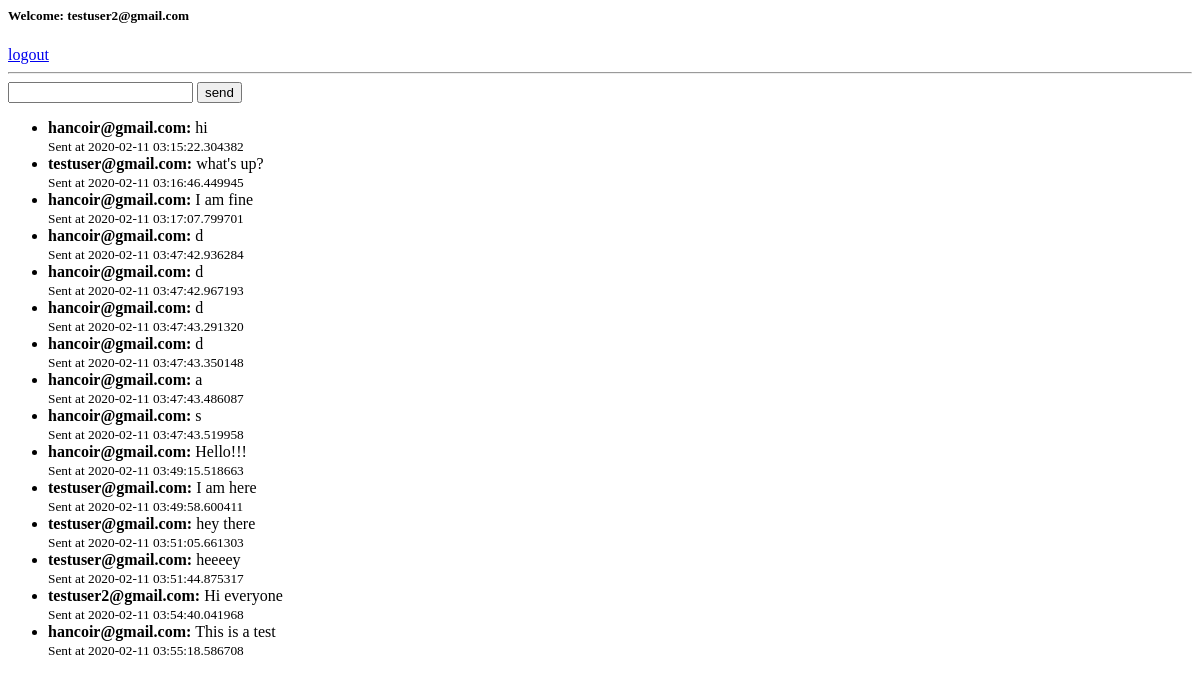
The page /chat (signed in) on the database as committed earlier.
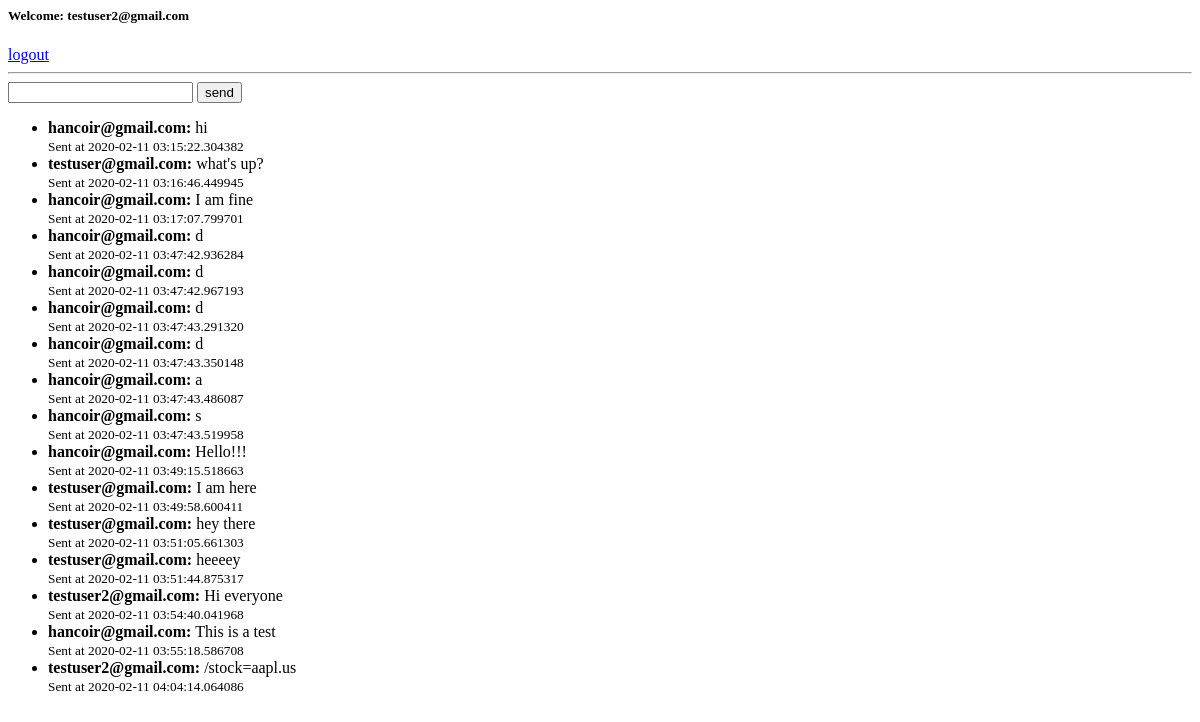
The same page on the database as committed later.
### app/models/user.py (models this page shows, shortened)
class User(DB.Model):
    id = DB.Column(DB.Integer, primary_key=True)
    email = DB.Column(DB.String(120), unique=True, nullable=False)
    password_hash = DB.Column(DB.String(128))

### app/models/message.py (models this page shows)
class Message(DB.Model):
    id = DB.Column(DB.Integer, primary_key=True)
    data = DB.Column(DB.String(1000))
    user_id = DB.Column(DB.Integer, DB.ForeignKey('user.id'), nullable=False)
    room_id = DB.Column(DB.Integer, DB.ForeignKey('room.id'), nullable=False)
    user = DB.relationship('User')
    room = DB.relationship('Room')
    posted_at = DB.Column(DB.DateTime, nullable=False, default=datetime.utcnow)

### app/handlers/room.py (the view)
@APP.route("/chat", methods=['POST', 'GET'])
@login_required
def chat():
    from app.models.user import User
    from app.models.room import Room
    from app.models.message import Message
    default_room = Room.query.all()[0]
    messages = Message.query.filter_by(
        room=default_room).order_by(-Message.posted_at).limit(50).all()
    print('************')
    print(messages)
    for msg in messages:
        print(msg.data, msg.posted_at)
    return render_template('chat.html', messages=messages)

### app/loaders.py (called while the page is built)
@login_manager.user_loader
def load_user(user_id):
    obj_user = UserModel.query.filter_by(email=user_id).first()
    if obj_user:
        return User(obj_user.email, obj_user.email)
    else:
        None

### templates/chat.html (shortened to what this page needs)
<html>
<head></head>
<body>
    <h5>Welcome: {{ current_user.email }}</h5>
    <a href="/logout">logout</a>
    <hr>
    <input type="text" id="message" />
    <button type="button" id="sendMessage">send</button>
    <ul id="messages">
        {% if messages | length > 0  %}
            {% for message in messages %}
                <li>
                    <strong>{{message.user.email}}: </strong> {{ message.data }}<br/>
                    <small> Sent at {{message.posted_at }} </small>
                </li>
            {% endfor %}
        {% endif %}
    </ul>
</body>
</html>

Rows that differ between the two databases and show on the page:
added Message: user.email "testuser2@gmail.com", data "/stock=aapl.us", posted_at "2020-02-11 04:04:14.064086"
